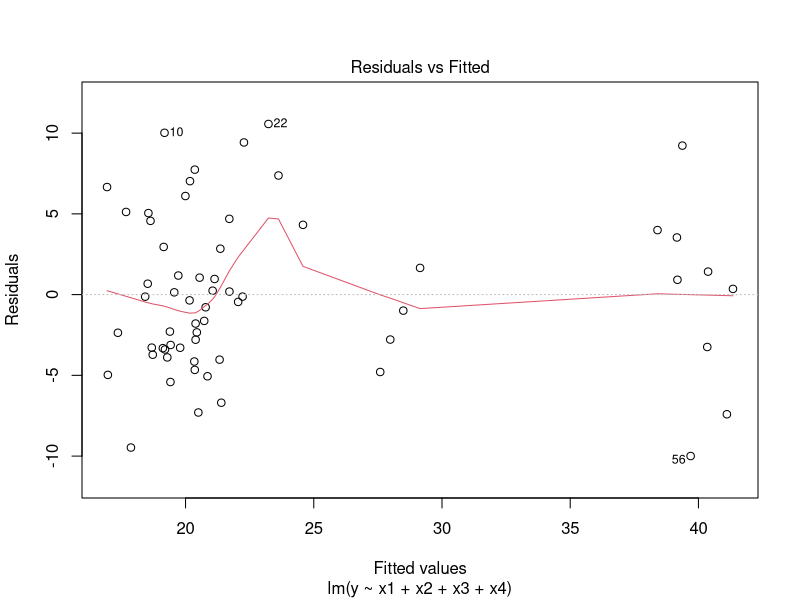
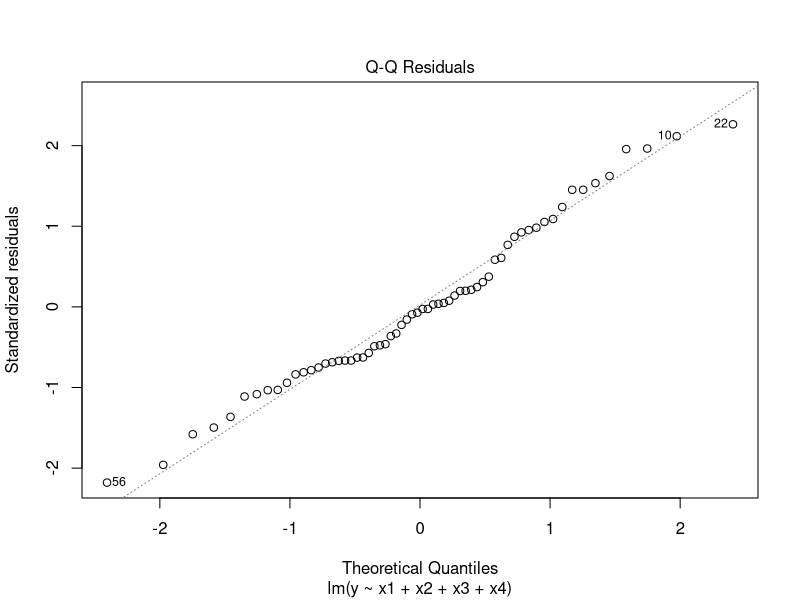
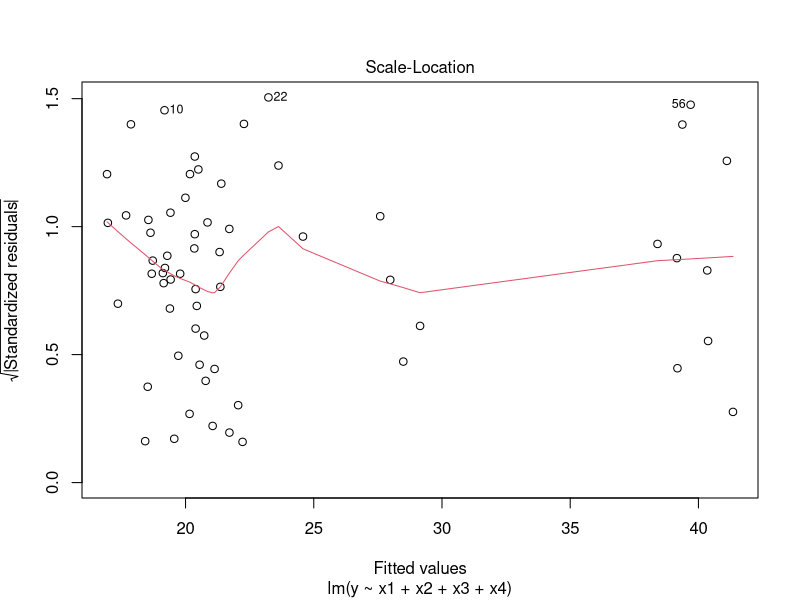
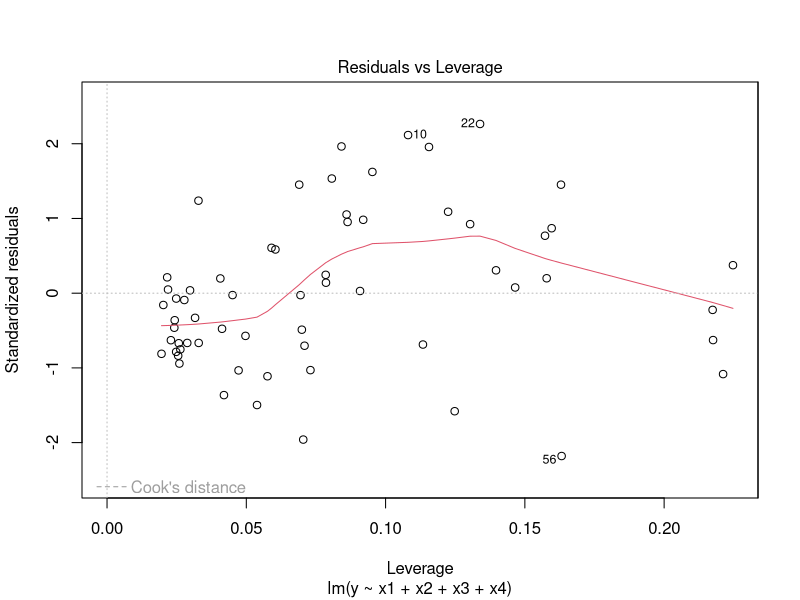
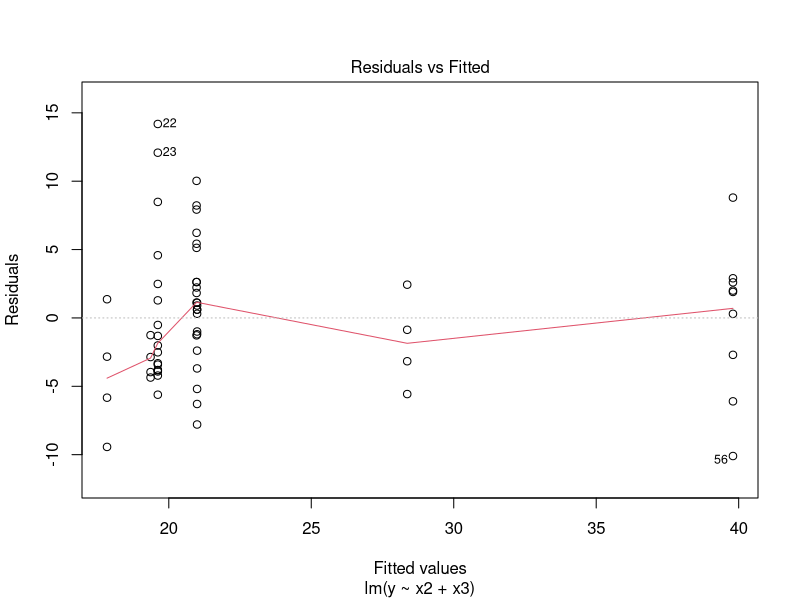
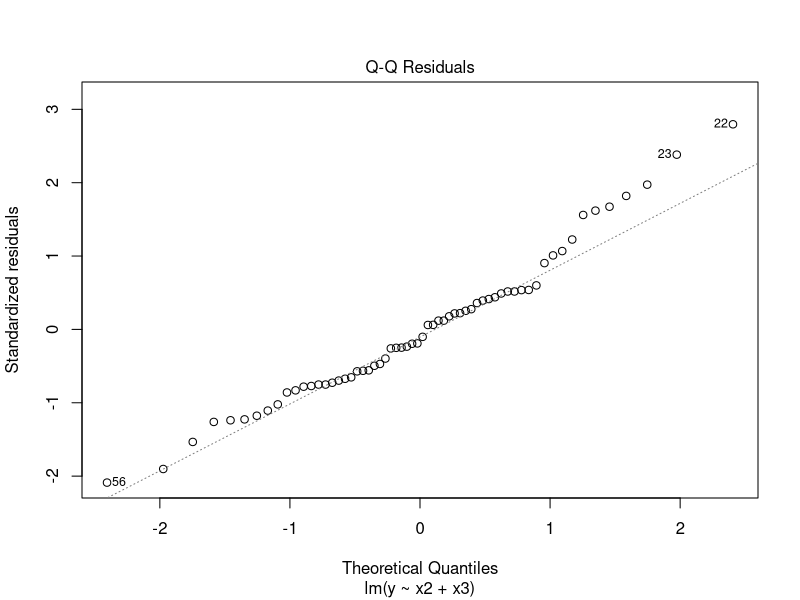
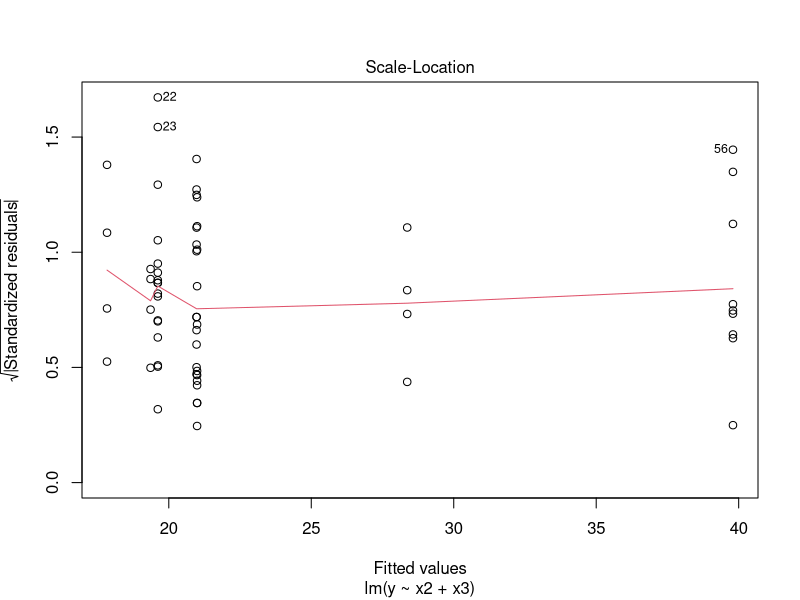
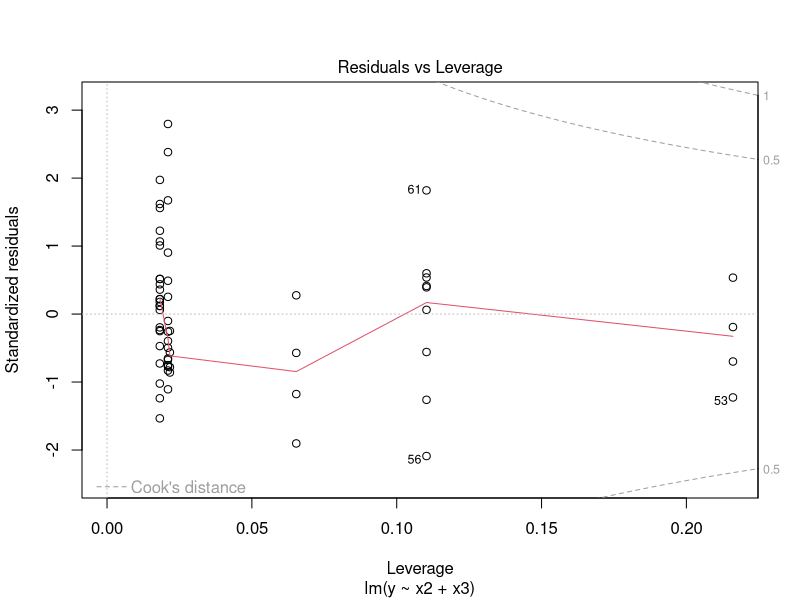

Here is the R script that generated these plots, in order:
## ---- chunk 1
knitr::opts_chunk$set(echo = TRUE)
library(MASS)
library(tibble)
library(car)
library(dplyr)
library(ggplot2)
## ---- chunk 2
setwd('C:/Users/ndong/OneDrive - Texas Tech University/IE 5344 Statistical Data Analysis/Flipped Assignment 14')
data <- read.csv('data-table-B9.csv', header = TRUE)
head(data)
fit.summary<-function(models){
  library(broom)
  fitted<-lapply(models, lm, data=data)
  fitted<-lapply(fitted,glance)
  fitted<-as.data.frame(do.call(rbind.data.frame,fitted))
  fitted<-cbind(models,fitted)
  fitted[order(fitted$AIC), ]
}
## ---- chunk 3
models <- c("y ~ x1",
            "y ~ x2",
            "y ~ x3",
            "y ~ x4",
            "y ~ x1 + x2",
            "y ~ x1 + x3",
            "y ~ x1 + x4",
            "y ~ x2 + x3",
            "y ~ x2 + x4",
            "y ~ x3 + x4",
            "y ~ x1 + x2 + x3",
            "y ~ x1 + x2 + x4",
            "y ~ x1 + x3 + x4",
            "y ~ x2 + x3 + x4",
            "y ~ x1 + x2 + x3 + x4")
## ---- chunk 4
fit.summary(models)
bestfit <- lm(y ~ x1 + x2 + x3 + x4, data)
summary(bestfit)
## ---- chunk 5
plot(bestfit)
## ---- chunk 6
bestfit_opt1 <- lm(y ~ x2 + x3 + x4, data)
summary(bestfit_opt1)
bestfit_opt2 <- lm(y ~ x2 + x3, data)
summary(bestfit_opt2)
## ---- chunk 7
plot(bestfit_opt2)
